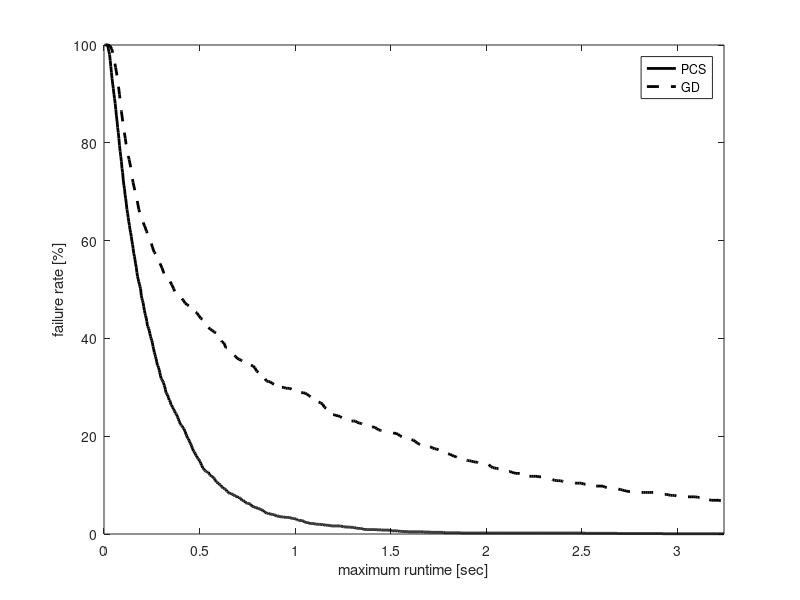
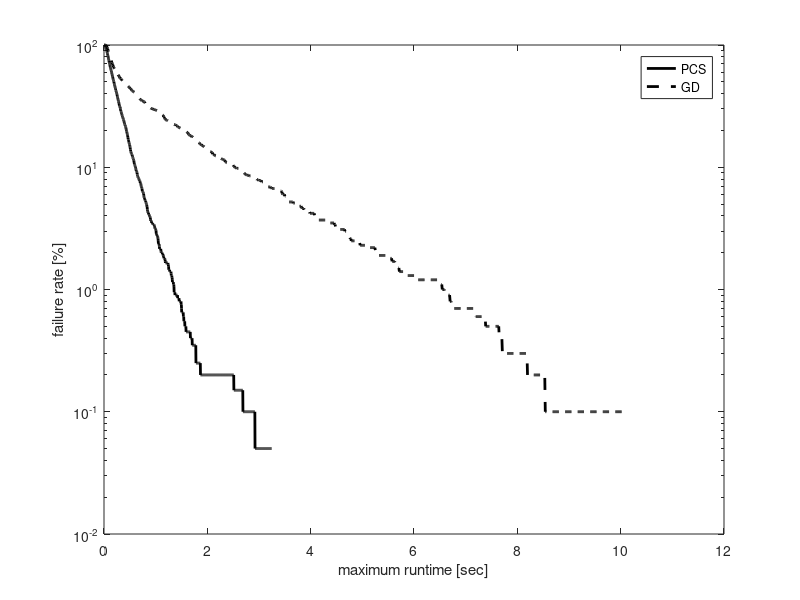

Source code (MATLAB) for these figures, in order:
% In this experiment I compare the performance of the GD (with KDL) and the
% PCS on one scene with obstacles where the start and goal configurations
% are:
% State c_start = {0.5236, 1.7453, -1.8326, -1.4835,	1.5708,	0, 1.004278, 0.2729, 0.9486, -1.15011, 1.81001, -1.97739};
% State c_goal = {0.5236, 0.34907, 0.69813, -1.3963, 1.5708, 0, 0.7096, 1.8032, -1.7061, -1.6286, 1.9143, -2.0155}; // Robot 2 no backflip - Elbow down
% The maximum step distance is 1.05.
% With joint limits of the ABB robots
% last updated: 08/02/17


clear all
clc

%%
F = load('benchmark_PCS_3poles_rangeB.txt'); 
D1 = F(F(:,1)==1.05, 2:end);

verf = D1(:,1)==1;
suc = D1(:,2)==1;

disp('PCS:');
disp(['Results of ' num2str(size(D1,1)) ' queries.']);
disp(['Percent of successful queries verified: ' num2str(sum(verf & suc)/sum(suc)*100) '%']);
disp(['Plan distance: ' num2str(D1(1,3)) ]);
disp(['Avg. runtime: ' num2str(mean(D1(:,4))*1e3)  ' +/- ' num2str(std(D1(:,4))/sqrt(size(D1,1))*1e3) ' msec ']);
disp(['Avg. local-connection time: ' num2str(mean(D1(:,12))*1e3)  ' +/- ' num2str(std(D1(:,12))/sqrt(size(D1,1))*1e3) ' msec ']);
disp(['Avg. nodes in path: ' num2str(floor(mean(D1(:,10)))) ]);
disp(['Avg. nodes in trees: ' num2str(floor(mean(D1(:,11)))) ]);
disp(['Avg. number of IK solutions: ' num2str(floor(mean(D1(:,5)))) ]);



%%
D2 = load('benchmark_RRT_GD_3poles_range2.txt'); 
verf = D2(:,1)==1;
suc = D2(:,2)==1;

disp('GD:');
disp(['Results of ' num2str(size(D2,1)) ' queries.']);
disp(['Percent of successful queries verified: ' num2str(sum(verf & suc)/sum(suc)*100) '%']);
disp(['Plan distance: ' num2str(D2(1,3)) ]);
disp(['Avg. runtime: ' num2str(mean(D2(:,4))*1e3)  ' +/- ' num2str(std(D2(:,4))/sqrt(size(D2,1))*1e3) ' msec ']);
disp(['Avg. local-connection time: ' num2str(mean(D2(:,12))*1e3)  ' +/- ' num2str(std(D2(:,12))/sqrt(size(D2,1))*1e3) ' msec ']);
disp(['Avg. nodes in path: ' num2str(floor(mean(D2(:,10)))) ]);
disp(['Avg. nodes in trees: ' num2str(floor(mean(D2(:,11)))) ]);
disp(['Avg. number of projections: ' num2str(floor(mean(D2(:,5)))) ]);

%%
% PCS
td = D1(:,4);
maxT = max(td);
T1 = linspace(0,maxT,1000);
T1 = T1(2:end);
for i = 1:length(T1)
    sd = td < T1(i);
    md(i) = mean(td(sd));
    Md(i) = 1-sum(sd)/length(td);
end
%%
% GD
tg = D2(:,4);
maxT = max(tg);
T2 = linspace(0,maxT,1000);
T2 = T2(2:end);
for i = 1:length(T2)
    sg = tg < T2(i);
    mg(i) = mean(tg(sg));
    Mg(i) = 1-sum(sg)/length(tg);
end
%%
h = figure(1);
clf
plot(T1,Md*100,'-k','linewidth',2);
hold on
plot(T2,Mg*100,'--k','linewidth',2);
hold off
xlabel('maximum runtime [sec]');
ylabel('failure rate [%]');
legend('PCS','GD');
xlim([0 max(T1)]);
% set(h, 'Position', [100, 100, 800, 400]);

h = figure(2);
clf
semilogy(T1,Md*100,'-k','linewidth',2);
hold on
semilogy(T2,Mg*100,'--k','linewidth',2);
hold off
xlabel('maximum runtime [sec]');
ylabel('failure rate [%]');
legend('PCS','GD');
% xlim([0 6]);
% set(h, 'Position', [100, 100, 800, 400]);

%% 
disp(' ');
disp(['Speed-up t_{pcs}/t_{gd}: ' num2str(mean(D1(:,4))/mean(D2(:,4))) ]);
